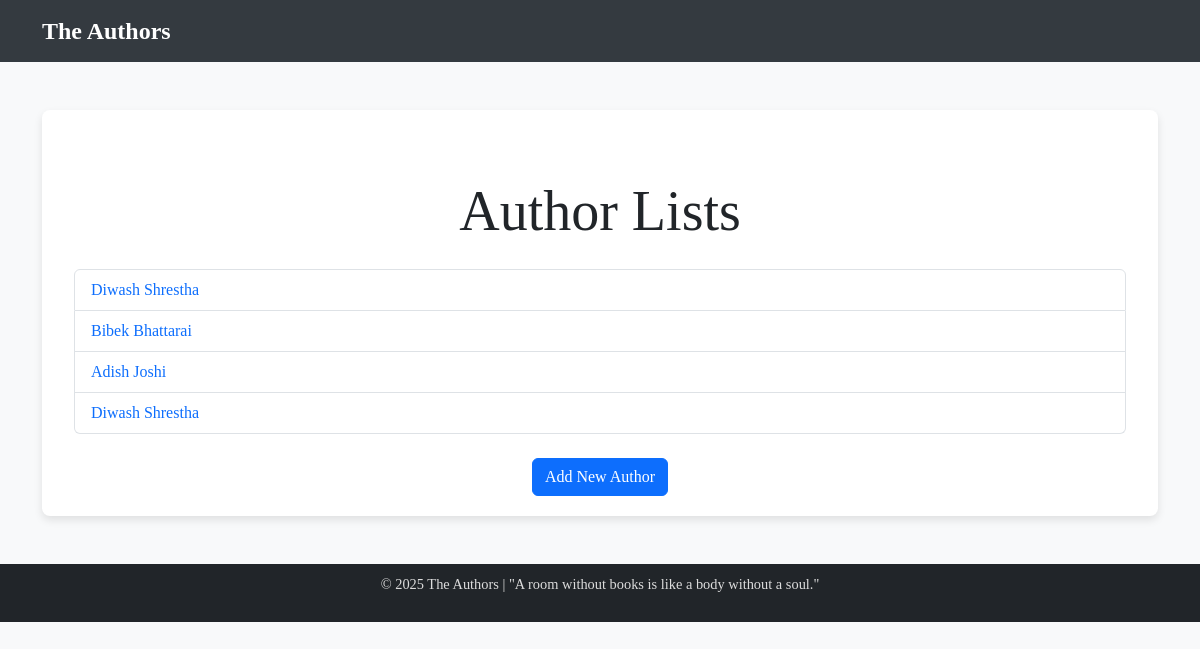
The page /author/ on the database as committed earlier.
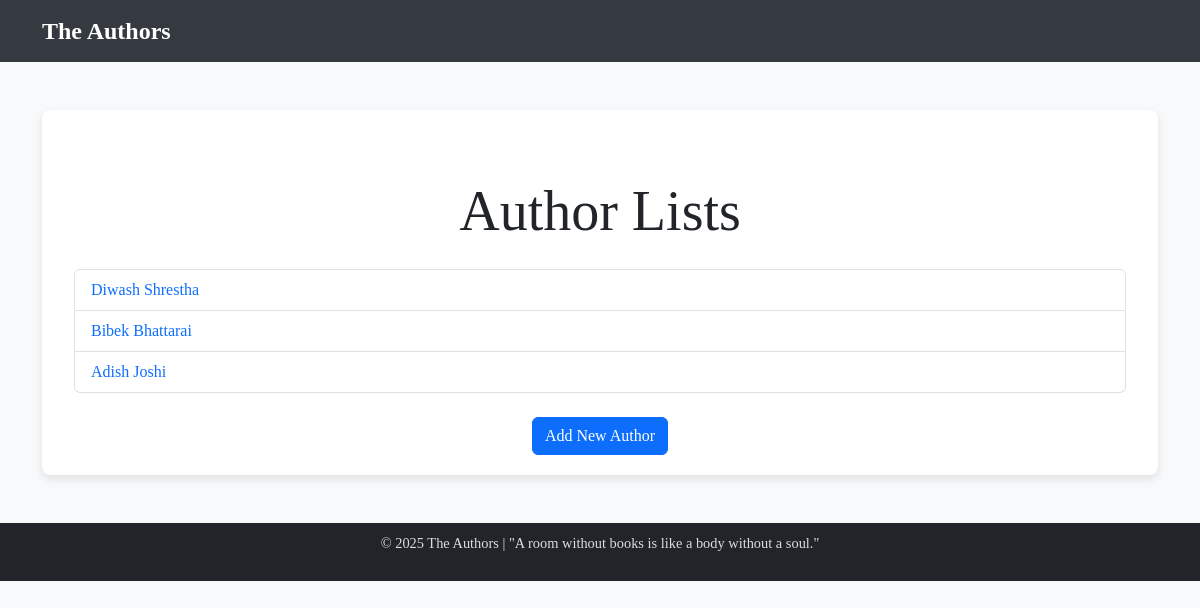
The same page on the database as committed later.
### author/models.py (models this page shows, shortened)
class Author(models.Model):
    user = models.OneToOneField(User, on_delete=models.CASCADE)
    name = models.CharField(max_length=100, blank=True)
    bio = models.TextField(blank=True)
    email = models.EmailField(blank=True, null=True)
    age = models.IntegerField(blank=True, null=True)
    created_at = models.DateTimeField(auto_now_add=True)
    updated_at = models.DateTimeField(auto_now=True)

### author/views.py (the view)
# urls.py: path('',views.author_list, name='author_list'),
def author_list(request):
    authors = Author.objects.all()
    return render(request,'author_list.html',{'authors':authors})

### templates/author_list.html (shortened to what this page needs)
{% extends "base_author.html" %}
{% block content %}
<div class="container mt-5">
    <h1 class="display-4 text-center mb-4">Author Lists</h1>
    <ul class="list-group">
        {% for author in authors %}
        <li class="list-group-item d-flex justify-content-between align-items-center">
            <a href="{{ author.id }}/" class="text-decoration-none">{{ author.name }}</a>
        </li>
        {% endfor %}
    </ul>
    <div class="text-center mt-4">
        <a href="add/" class="btn btn-primary">Add New Author</a>
    </div>
</div>
{% endblock content %}

Rows that differ between the two databases and show on the page:
removed Author: name "Diwash Shrestha"
